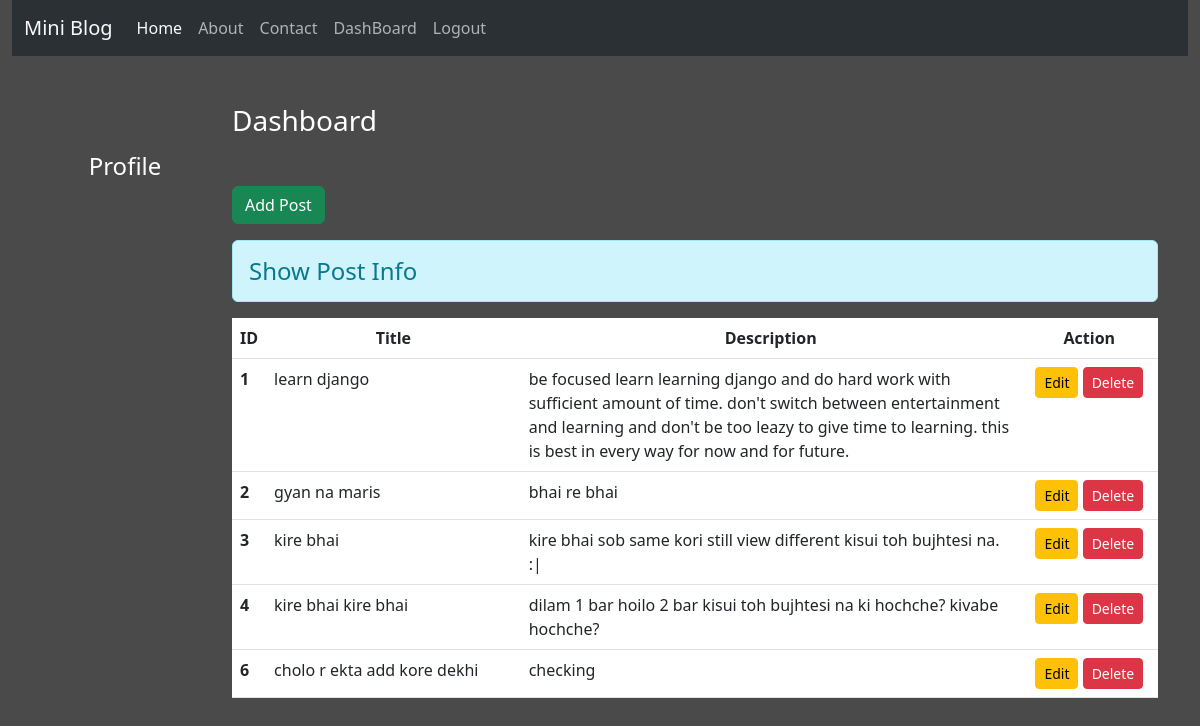
The page /dashboard/ (signed in) on the database its author committed.
### blog/models.py (models this page shows)
class Post(models.Model):
    title = models.CharField(max_length=150)
    desc = models.TextField()

### blog/views.py (the view)
# urls.py: path('dashboard/', views.dashboard, name='dashboard'),
def dashboard(request):
    if request.user.is_authenticated:
        posts = Post.objects.all()
        user = request.user
        full_name = user.get_full_name()
        gps = user.groups.all()
        return render(request, 'blog/dashboard.html', {'posts':posts, 'full_name':full_name, 'groups':gps})
    else:
        return HttpResponseRedirect('/login/')

### blog/templates/blog/dashboard.html (shortened to what this page needs)
{% extends 'blog/base.html' %}
{% load static %}
{% block side%}
    <div class="col-sm-2 text-white my-5 text-center">
        <h4 class="my-5">Profile</h4>
    </div>
{% endblock side%}
{% block content %}
<div class="col-sm-10">
    <h3 class="text-white my-5">Dashboard</h3>
    <a href="{% url 'addpost' %}" class="btn btn-success">Add Post</a>
    <h4 class="text-venter alert alert-info mt-3">Show Post Info</h4>
    {% if posts %}
        <table class="table table-hover bg-white">
            <thead>
                <tr class="text-center">
                    <th scope="col" style="width:2%">ID</th>
                    <th scope="col" style="width:28%">Title</th>
                    <th scope="col" style="width:55%">Description</th>
                    <th scope="col" style="width:15%">Action</th>
                </tr>
            </thead>
            <tbody>
                {% for post in posts%}
                    <tr>
                        <th scope="row">{{post.id}}</th>
                        <td>{{post.title}}</td>
                        <td>{{post.desc}}</td>
                        <td class="text-center">
                            <a href="{% url 'updatepost' post.id %}" class="btn btn-warning btn-sm">Edit</a>
                            {% if perms.blog.delete_post %}
                                <form action="{% url 'deletepost' post.id%}" method="post" class="d-inline">{% csrf_token %}
                                    <input type="submit" class="btn btn-danger btn-sm" value="Delete">
                                </form>
                            {% endif %}
                        </td>
                    </tr>
                {% endfor %}
            </tbody>
        </table>
    {% else %}
        <h4 class="text-center alert alert-warning">No Records</h4>
    {% endif %}
</div>
{% endblock content %}

### blog/templates/blog/base.html (shortened to what this page needs)
<!DOCTYPE html>
{% load static %}
<html lang="en">
<head>
    <link rel="stylesheet" href="{% static 'blog/css/bootstrap.css' %}">
    <link rel="stylesheet" href="{% static 'blog/css/style.css' %}">
</head>
<body>
    <div class="container-fluid" bg-dark>
        {% include 'blog/navbar.html' %}
    </div>
    <div class="container">
        <div class="row">
            {% block side %}
            {% endblock side %}
            {% block content %}
            {% endblock content %}
        </div>
    </div>
</body>
</html>

### blog/templates/blog/navbar.html (shortened to what this page needs)
<nav class="navbar navbar-expand-lg bg-body-tertiary" data-bs-theme="dark">
  <div class="container-fluid">
    <a class="navbar-brand" href="#">Mini Blog</a>
    <div class="collapse navbar-collapse" id="navbarNav">
      <ul class="navbar-nav">
        <li class="nav-item">
          <a class="nav-link active" aria-current="page" href="/">Home</a>
        </li>
        <li class="nav-item">
          <a class="nav-link" href="{% url 'about' %}">About</a>
        </li>
        <li class="nav-item">
          <a class="nav-link" href="{% url 'contact' %}">Contact</a>
        </li>
        {% if request.user.is_authenticated %}
          <li class="nav-item">
            <a class="nav-link" href="{% url 'dashboard' %}">DashBoard</a>
          </li>
          <li class="nav-item">
            <a class="nav-link" href="{% url 'logout' %}">Logout</a>
          </li>
        {% endif %}
      </ul>
    </div>
  </div>
</nav>

### blog/static/blog/css/style.css (style rules this page uses)
body { background-color: rgb(75, 74, 74); color: antiquewhite; }

### rows shown on the page
Post: id "1", title "learn django", desc "be focused learn learning django and do hard work with sufficient amount of time. don't switch between entertainment and learning and don't be too leazy to give time to learning. this is best in every way for now and for future."
Post: id "2", title "gyan na maris", desc "bhai re bhai"
Post: id "3", title "kire bhai", desc "kire bhai sob same kori still view different kisui toh bujhtesi na. :|"
Post: id "4", title "kire bhai kire bhai", desc "dilam 1 bar hoilo 2 bar kisui toh bujhtesi na ki hochche? kivabe hochche?"
Post: id "6", title "cholo r ekta add kore dekhi", desc "checking"
